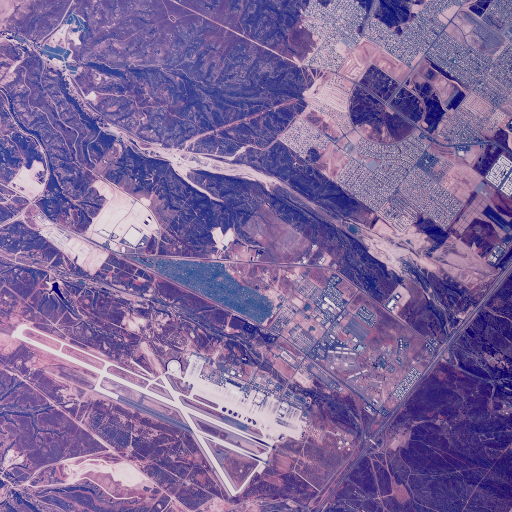
#> input picture data/aerials/aerials/2.1.01.tiff, 512 x 512 px, found by its file name; its folder holds only this picture in this run
$ python image_processor.py
#> lines starting #> are read from the running program, lines starting #| are printed output that depends on the picture
import cv2
import numpy as np
import os

def load_image(image_path):
#> called with image_path = '../../data/aerials/aerials/2.1.01.tiff'
    return cv2.imread(image_path)
#> returned value is the input picture: shape (512, 512, 3); mean B, G, R 153.9, 102.8, 125.8

def save_image(image, save_path):
    cv2.imwrite(save_path, image)

def edge_detection(image):
    gray_image = cv2.cvtColor(image, cv2.COLOR_BGR2GRAY)
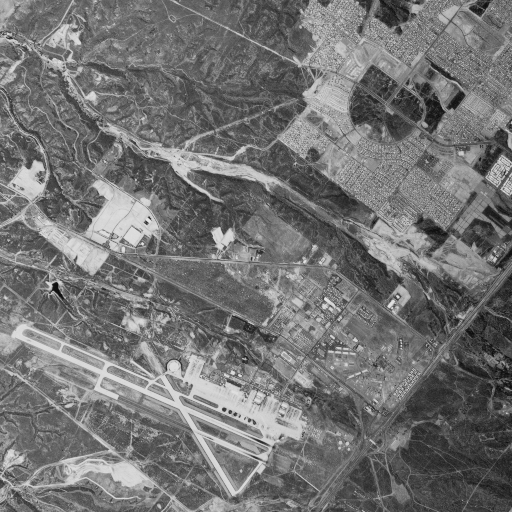
#> gray_image: shape (512, 512); min 12, max 229, mean 115.5
    edges = cv2.Canny(gray_image, 100, 200)
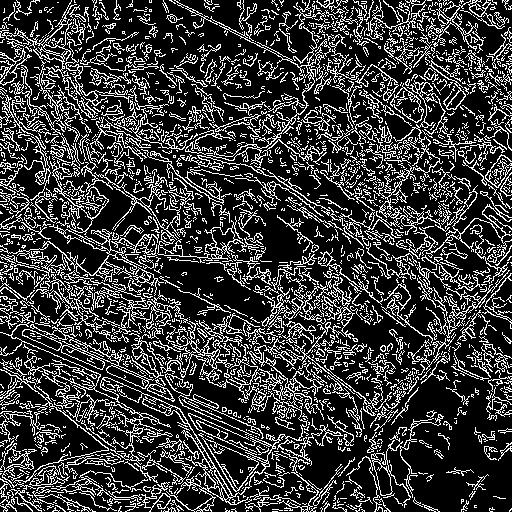
#> edges: shape (512, 512); 23.2% white in thin lines or dots
    return edges

def main():
    input_folder = '../../data/aerials/aerials'
    output_folder = 'bin/'
    if not os.path.exists(output_folder):
        os.makedirs(output_folder)

    image_files = []
    for file in os.listdir(input_folder):
        if file.endswith('.tiff') or file.endswith('.png'):
            image_files.append(file)


    for image_file in image_files:
        image_path = os.path.join(input_folder, image_file)
        save_path = os.path.join(output_folder, os.path.splitext(image_file)[0] + '.png')

        print(f'Processing {image_path}...')
        image = load_image(image_path)
        edges = edge_detection(image)
        save_image(edges, save_path)
        print(f'Saved edge-detected image to {save_path}')

if __name__ == '__main__':
    main()

$ run again, on data/aerials/aerials/2.1.05.tiff
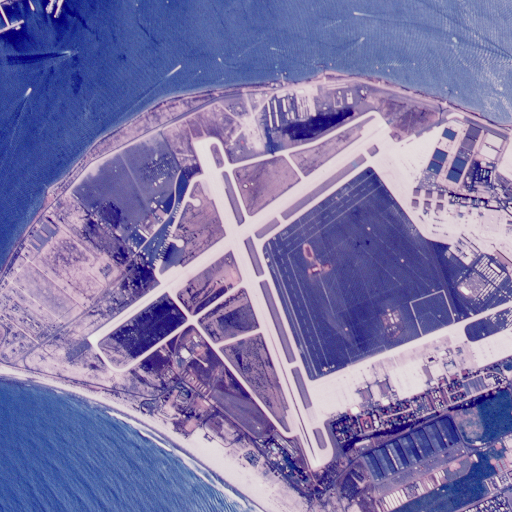
#> input picture data/aerials/aerials/2.1.05.tiff, 512 x 512 px, found by its file name
#> in load_image, returned value is the input picture: shape (512, 512, 3); mean B, G, R 168.8, 117.7, 126.4
#> in edge_detection, `gray_image = cv2.cvtColor(image, cv2.COLOR_BGR2GRAY)`:
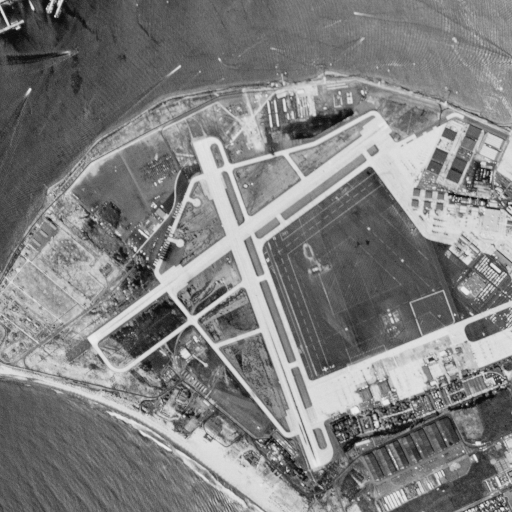
#> gray_image: shape (512, 512); min 10, max 234, mean 126.1
#> in edge_detection, `edges = cv2.Canny(gray_image, 100, 200)`:
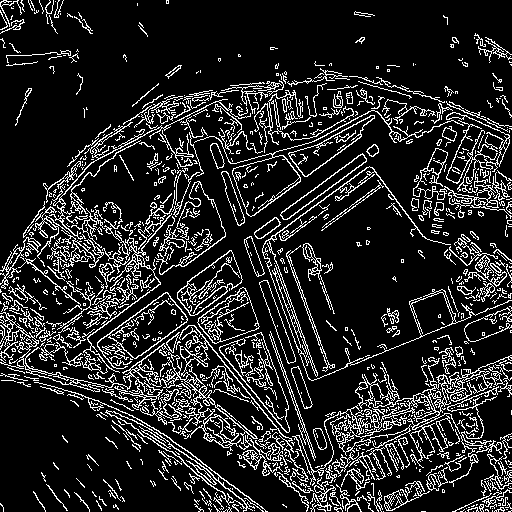
#> edges: shape (512, 512); 14.9% white in thin lines or dots

$ run again, on data/aerials/aerials/2.1.06.tiff
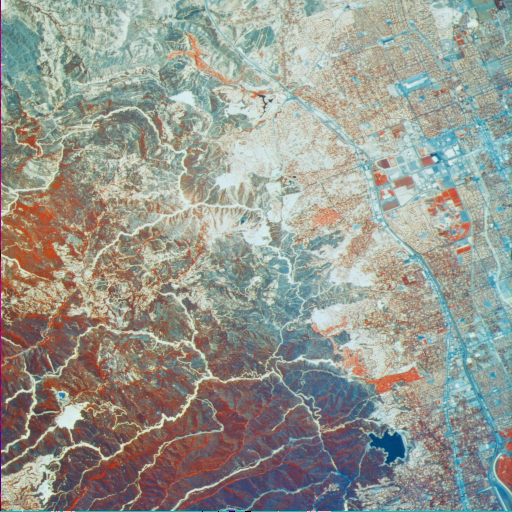
#> input picture data/aerials/aerials/2.1.06.tiff, 512 x 512 px, found by its file name
#> in load_image, returned value is the input picture: shape (512, 512, 3); mean B, G, R 143.4, 151.7, 150.3
#> in edge_detection, `gray_image = cv2.cvtColor(image, cv2.COLOR_BGR2GRAY)`:
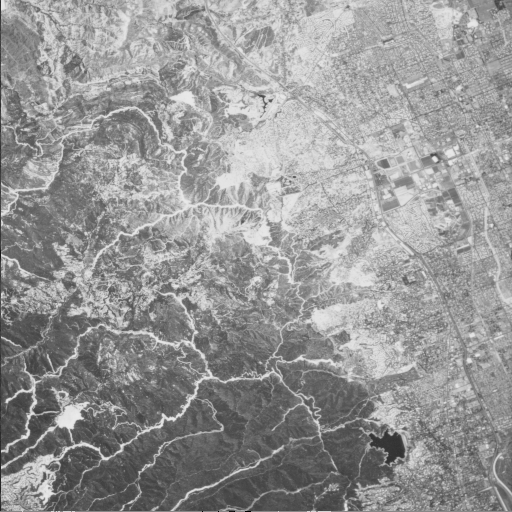
#> gray_image: shape (512, 512); min 0, max 234, mean 150.3
#> in edge_detection, `edges = cv2.Canny(gray_image, 100, 200)`:
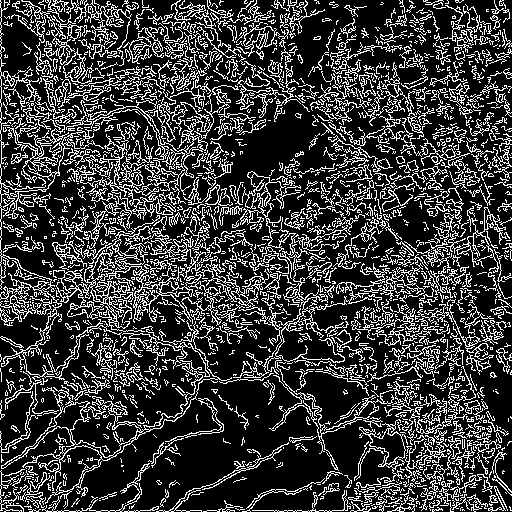
#> edges: shape (512, 512); 23.2% white in thin lines or dots

$ run again, on data/aerials/aerials/2.2.19.tiff
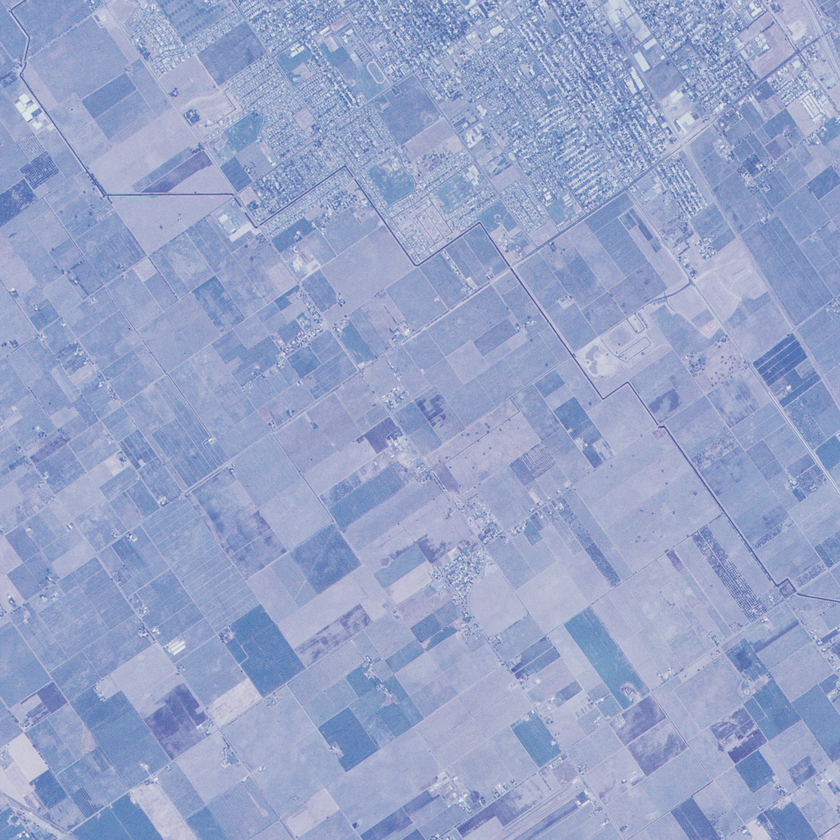
#> input picture data/aerials/aerials/2.2.19.tiff, 840 x 840 px, shrunk from 1024 x 1024 before the run, found by its file name
#> in load_image, returned value is the input picture: shape (840, 840, 3); mean B, G, R 200.1, 163.7, 151
#> in edge_detection, `gray_image = cv2.cvtColor(image, cv2.COLOR_BGR2GRAY)`:
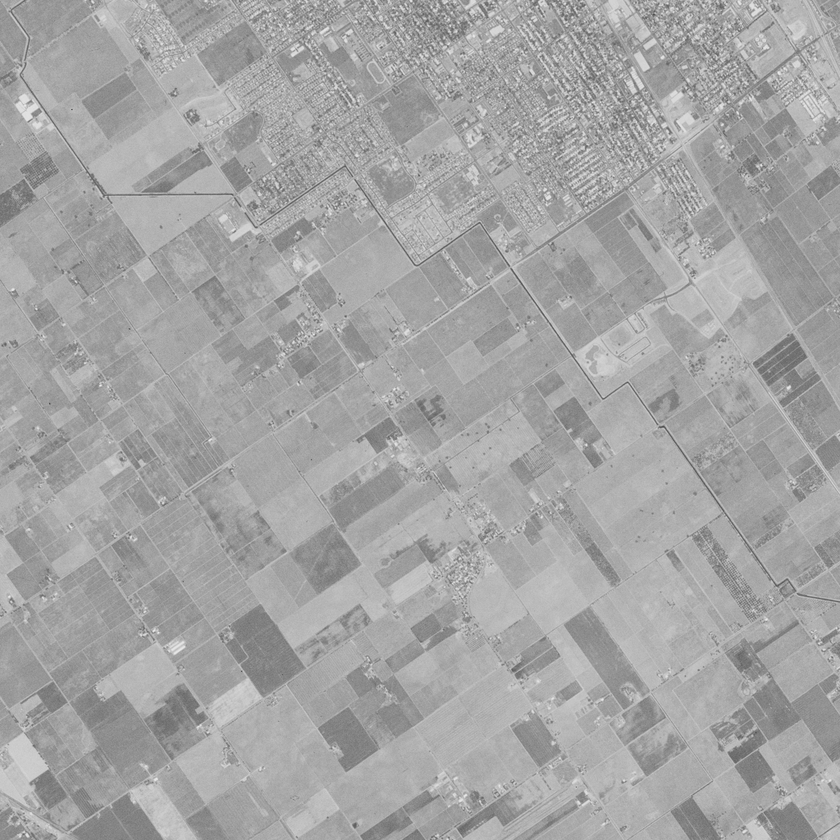
#> gray_image: shape (840, 840); min 78, max 239, mean 164.1
#> in edge_detection, `edges = cv2.Canny(gray_image, 100, 200)`:
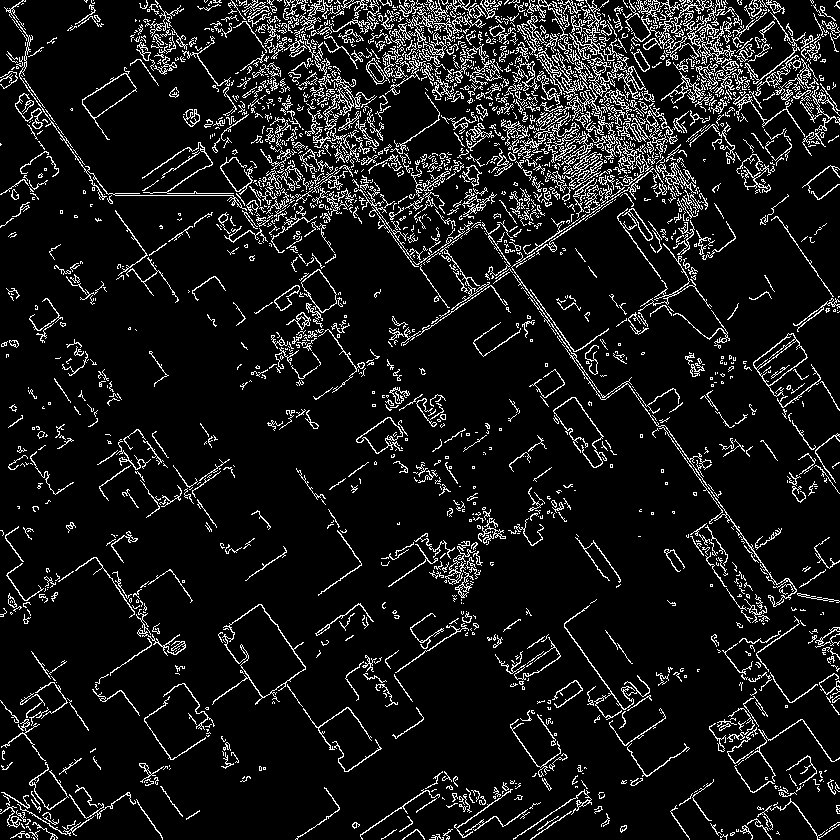
#> edges: shape (840, 840); 9.4% white in thin lines or dots

$ run again, on data/aerials/aerials/2.1.02.tiff
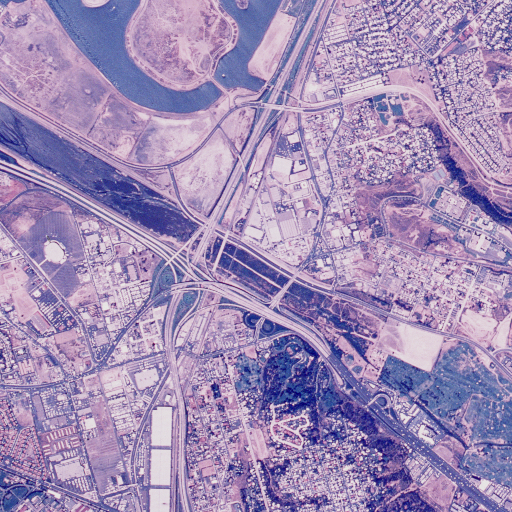
#> input picture data/aerials/aerials/2.1.02.tiff, 512 x 512 px, found by its file name
#> in load_image, returned value is the input picture: shape (512, 512, 3); mean B, G, R 181.7, 140.4, 160.2
#> in edge_detection, `gray_image = cv2.cvtColor(image, cv2.COLOR_BGR2GRAY)`:
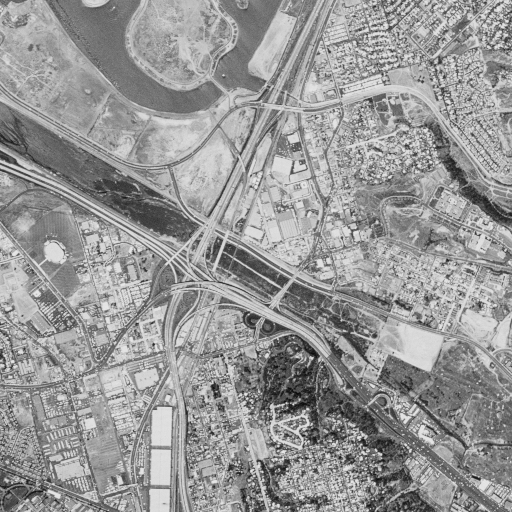
#> gray_image: shape (512, 512); min 12, max 231, mean 151
#> in edge_detection, `edges = cv2.Canny(gray_image, 100, 200)`:
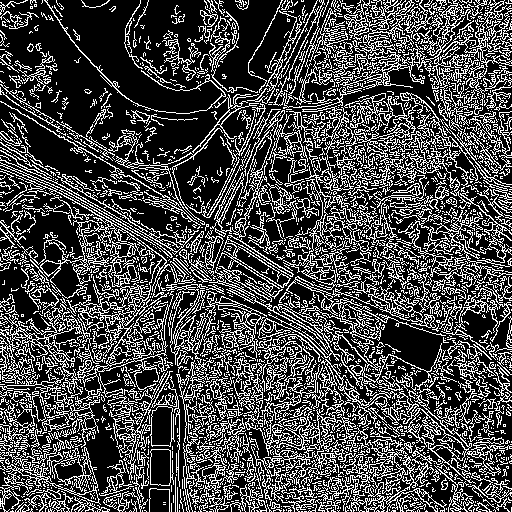
#> edges: shape (512, 512); 28.6% white in thin lines or dots
